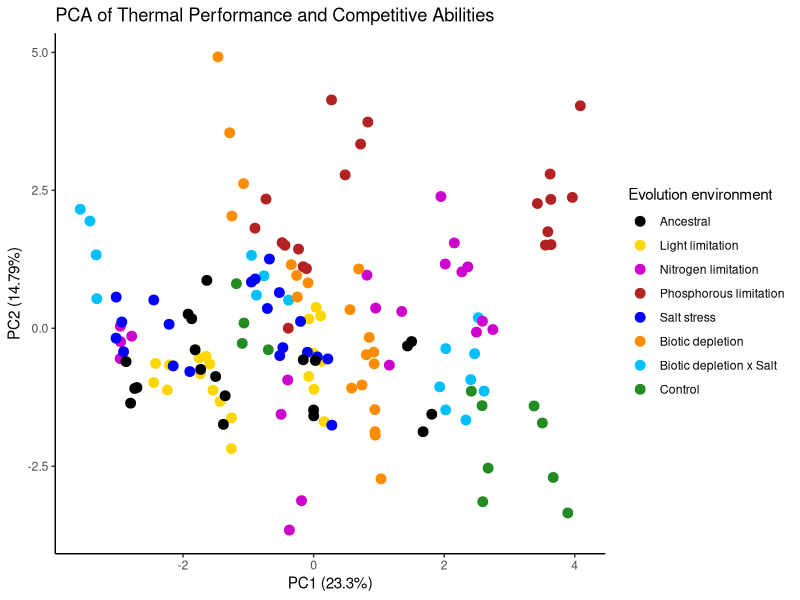
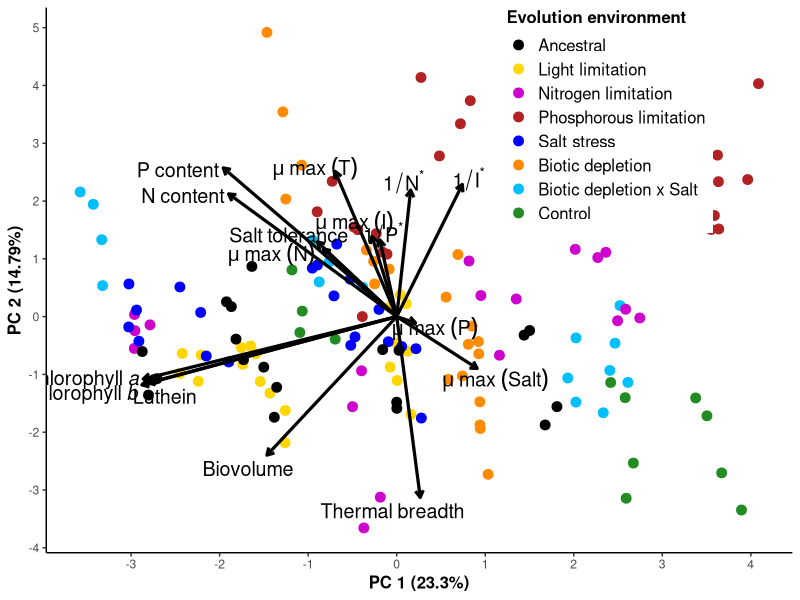
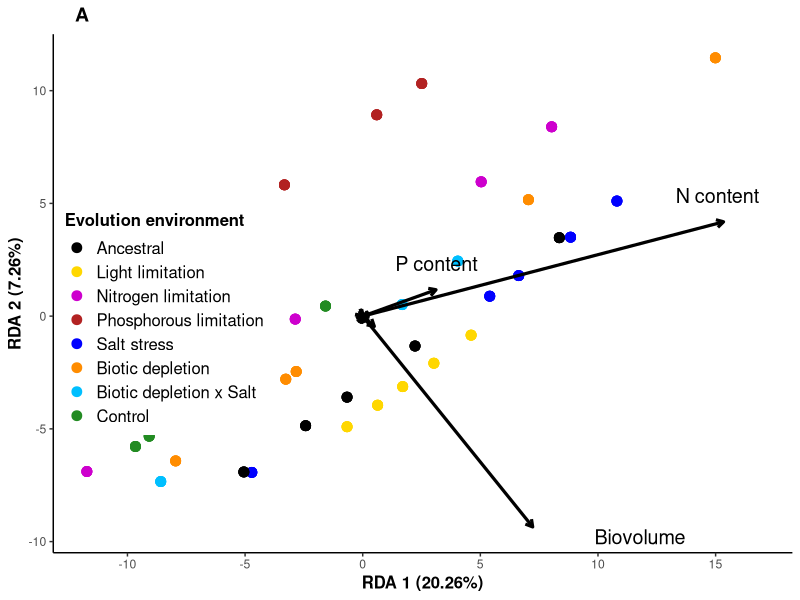
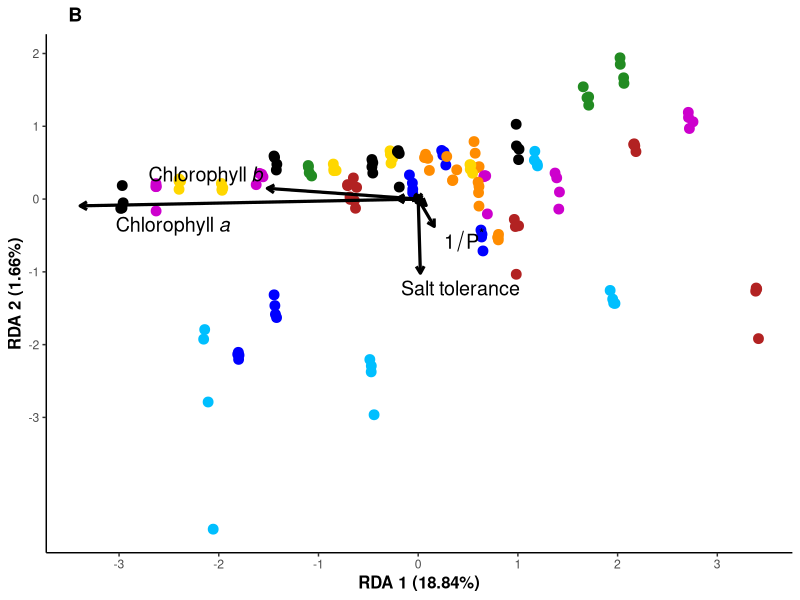
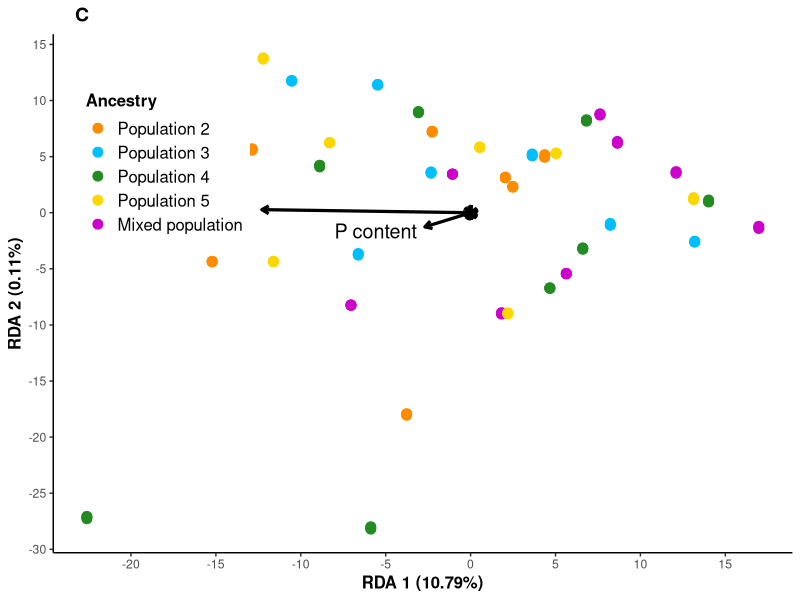
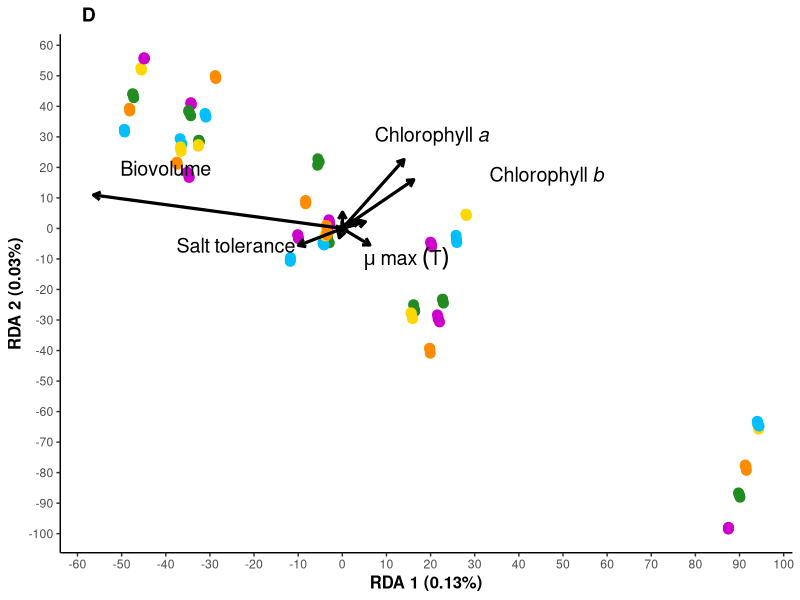
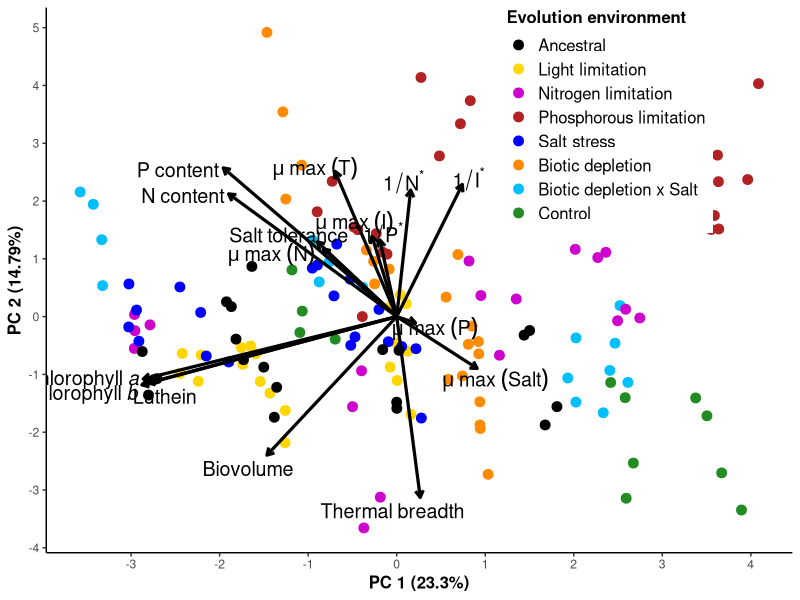

These charts were generated, in order, by the following R code: (Note: this script raises an error after producing the figures.)
# Jason R Laurich

# October 7th, 2025

# OK re-doing the PCA data with our expanded dataset (148 replicates instead of 37 populations)

# Packages & functions ----------------------------------------------------

library(tidyverse)
library(vegan)  # For PCA

# Load & examine the data -------------------------------------------------

df <- read.csv("data-processed/53_summary_table.csv") # Summary file
str(df)
head(df)

df$Evol.plt <- factor(df$Evol, 
                      levels = c("none", "L", "N", "P", "S", "B", "BS", "C"),
                      labels = c("Ancestral",
                                 "Light limitation",
                                 "Nitrogen limitation", 
                                 "Phosphorous limitation", 
                                 "Salt stress", 
                                 "Biotic depletion", 
                                 "Biotic depletion x Salt", 
                                 "Control"))

df$Anc.plt <- factor(df$Anc, 
                     levels = c("anc2", "anc3", "anc4", "anc5", "cc1690"),
                     labels = c("Population 2", 
                                "Population 3", 
                                "Population 4", 
                                "Population 5", 
                                "Mixed population"))

# Run the PCA and RDAs ----------------------------------------------------

df.pca <- df %>% select(T.br, T.µ.max, I.comp, I.µ.max, N.comp, N.µ.max, P.comp, P.µ.max, S.µ.max, 
                        S.c, chl.a, chl.b, luthein, mean.N.µg.l, mean.P.µg.l, bio.vol, Evol.plt) # Prepare the data: selecting only the relevant columns
df.pca

evol.pca <- df.pca$Evol.plt

df.pca <- df.pca %>% select(-Evol.plt)

pca.result <- prcomp(df.pca, center = TRUE, scale. = TRUE) # Perform PCA
pca.result

sdev <- pca.result$sdev  

sdev %>%
  { .^2 / sum(.^2) } %>%
  print() 

df.pca.res <- data.frame(pca.result$x, evol.pca)  # Add grouping factor
colnames(df.pca.res) <- c("PC1", "PC2", "PC3", "PC4", "PC5", "PC6", "PC7", "PC8", "PC9", 
                          "PC10", "PC11", "PC12", "PC13", "PC14", "PC15", "PC16", "Evolution")

PCA <- ggplot(df.pca.res, aes(x = PC1, y = PC2, color = evol.pca)) +  # PCA biplot visualization
  geom_point(size = 3) +
  theme_classic() +
  labs(x = paste("PC1 (", round(pca.result$sdev[1]^2 / sum(pca.result$sdev^2) * 100, 2), "%)", sep = ""),
       y = paste("PC2 (", round(pca.result$sdev[2]^2 / sum(pca.result$sdev^2) * 100, 2), "%)", sep = ""),
       title = "PCA of Thermal Performance and Competitive Abilities") +
  scale_color_manual(
    name = "Evolution environment",  # Update the legend title
    values = c("Biotic depletion" = "darkorange",
               "Biotic depletion x Salt" = "deepskyblue1",
               "Control" = "forestgreen",
               "Light limitation" = "gold",
               "Nitrogen limitation" = "magenta3",
               "Ancestral" = "black",
               "Phosphorous limitation" = "firebrick",  
               "Salt stress" = "blue")
  )

PCA

loadings <- as.data.frame(pca.result$rotation) # Extract PCA loadings (rotation matrix)

loadings$PC1 <- loadings$PC1 * max(abs(df.pca.res$PC1)) # Scale loadings to fit within the PCA plot (can adjust scaling factor)
loadings$PC2 <- loadings$PC2 * max(abs(df.pca.res$PC2))

loadings$PC1 <- loadings$PC1 * 1.5
loadings$PC2 <- loadings$PC2 * 1.5

loadings$variable <- rownames(loadings) # Add variable names for annotation

loadings$metric <- factor(loadings$variable, 
                          levels = c("T.br", "T.µ.max","I.comp", "I.µ.max", "N.comp", "N.µ.max",
                                     "P.comp", "P.µ.max", "S.µ.max", "S.c", "chl.a", "chl.b", "luthein",
                                     "mean.N.µg.l", "mean.P.µg.l", "bio.vol"),
                          labels = c("Thermal~breadth",
                                     "mu~max~(T)", 
                                     "1/I^\"*\"", 
                                     "mu~max~(I)",
                                     "1/N^\"*\"", 
                                     "mu~max~(N)",
                                     "1/P^\"*\"", 
                                     "mu~max~(P)", 
                                     "mu~max~(Salt)", 
                                     "Salt~tolerance",
                                     "Chlorophyll~italic(a)",
                                     "Chlorophyll~italic(b)",
                                     "Luthein", 
                                     "N~content",
                                     "P~content",
                                     "Biovolume"))

adjust.x <- c(0.5, 0.25, 0.25, 0.15, 0.15, -0.1, 0.35, 0.7, 0.8, 0.35, -0.05, -0.05, 0.55, -0.05, -0.05, 0.3) # adjustments for each label
adjust.y <- c(-0.1, 0.25, 0.30, 0.5, 0.35, 0.1, 0.25, 0.1, 0, 0.25, 0.15, 0, -0.1, 0.10, 0.10, -0.1)

loadings$var.x <- loadings$PC1 + adjust.x # Need to manually space out labels here. 
loadings$var.y <- loadings$PC2 + adjust.y

# Create PCA plot with arrows
pca_plot_arrows <- ggplot(df.pca.res, aes(x = PC1, y = PC2, color = Evolution)) +
  geom_point(size = 3) +
  theme_classic() +
  labs(x = paste("PC 1 (", round(pca.result$sdev[1]^2 / sum(pca.result$sdev^2) * 100, 2), "%)", sep = ""),
       y = paste("PC 2 (", round(pca.result$sdev[2]^2 / sum(pca.result$sdev^2) * 100, 2), "%)", sep = "")) +
  scale_color_manual(
    name = "Evolution environment",  # Update the legend title
    values = c("Biotic depletion" = "darkorange",
               "Biotic depletion x Salt" = "deepskyblue1",
               "Control" = "forestgreen",
               "Light limitation" = "gold",
               "Nitrogen limitation" = "magenta3",
               "Ancestral" = "black",
               "Phosphorous limitation" = "firebrick",  
               "Salt stress" = "blue")
  ) + 
  
  geom_segment(data = loadings, aes(x = 0, y = 0, xend = PC1, yend = PC2),
               arrow = arrow(length = unit(0.2, "cm")), color = "black", size= 1.1) + # Add arrows for variable contributions
  scale_x_continuous(breaks = seq(-5, 5, by = 1)) +
  scale_y_continuous(breaks = seq(-5, 7, by = 1)) +
  
  geom_text(data = loadings, aes(x = var.x, y = var.y, label = metric),
            vjust = 1, hjust = 1,  color = "black", size = 5, parse = T) + # Add variable names to the plot
  
  theme(legend.position = c(0.75, 0.8),
        legend.title = element_text(size = 12, face = "bold"),
        legend.text  = element_text(size = 12, face = "plain"),
        axis.title.x = element_text(size = 12, face = "bold"),
        axis.title.y = element_text(size = 12, face = "bold")) 

pca_plot_arrows

ggsave("figures/40_fig2_PCA.jpeg", pca_plot_arrows, width = 12, height = 9)

###### Evolutionary history RDA #######

response_vars <- df.pca
explanatory_vars <- model.matrix(~ evol.pca)[, -1]  # Remove intercept

rda_result_evol <- rda(response_vars ~ ., data = as.data.frame(explanatory_vars)) # run the RDA
summary(rda_result_evol)
sum(summary(rda_result_evol)$cont$importance[2, 1:rda_result_evol$CCA$rank]) # with biovolume, P and N, evolutionary environment explains 27.64336% of the variation

rda_var_explained <- summary(rda_result_evol)$cont$importance["Proportion Explained", 1:2] * 100

rda_sites_evol <- as.data.frame(scores(rda_result_evol, display = "sites")) # Extract RDA site scores (sample coordinates)

rda_species_evol <- as.data.frame(scores(rda_result_evol, display = "species")) # Extract RDA species (trait arrows)

rda_constraints_evol <- as.data.frame(scores(rda_result_evol, display = "bp")) # Extract explanatory variable centroids (e.g., treatment centroids)

rda_sites_evol$Evolution <- evol.pca # Add the evolutionary treatment labels to the site scores

rda_constraints_evol$label <- rownames(rda_constraints_evol) # Assign readable labels

rda_species_evol$metric <- factor(rownames(rda_species_evol), 
                                  levels = c("T.br", "T.µ.max","I.comp", "I.µ.max", "N.comp", "N.µ.max",
                                             "P.comp", "P.µ.max", "S.µ.max", "S.c", "chl.a", "chl.b", "luthein",
                                             "mean.N.µg.l", "mean.P.µg.l", "bio.vol"),
                                  labels = c(" ", 
                                             " ", 
                                             " ", 
                                             " ", 
                                             " ", 
                                             " ",
                                             " ", 
                                             " ", 
                                             " ", 
                                             " ",
                                             " ",
                                             " ",
                                             " ", 
                                             "N~content",
                                             "P~content",
                                             "Biovolume")) # Only biovolume, N and P content can really be made out on this plot

adjust.x.rda1 <- c(0, 0, 0, 0, 0, 0, 0, 0, 0, 0, 0, 0, 0, 1.5, 1.75, 6.5) # adjustments for each label
adjust.y.rda1 <- c(0, 0, 0, 0, 0, 0, 0, 0, 0, 0, 0, 0, 0, 1.5, 1.5, -0.1)

rda_species_evol$var.x <- rda_species_evol$RDA1 + adjust.x.rda1 # Need to manually space out labels here. 
rda_species_evol$var.y <- rda_species_evol$RDA2 + adjust.y.rda1

# Create evolutionary environment RDA plot with arrows
rda_evol_plot_arrows <- ggplot(rda_sites_evol, aes(x = RDA1, y = RDA2, color = Evolution)) +
  geom_point(size = 3) +
  theme_classic() +
  labs(x = paste0("RDA 1 (", round(rda_var_explained[1], 2), "%)"),
       y = paste0("RDA 2 (", round(rda_var_explained[2], 2), "%)"),
       title = "A") +
  
  scale_color_manual(
    name = "Evolution environment",  # Update the legend title
    values = c("Biotic depletion" = "darkorange",
               "Biotic depletion x Salt" = "deepskyblue1",
               "Control" = "forestgreen",
               "Light limitation" = "gold",
               "Nitrogen limitation" = "magenta3",
               "Ancestral" = "black",
               "Phosphorous limitation" = "firebrick",  
               "Salt stress" = "blue")
  ) +
  
  geom_segment(data = rda_species_evol, aes(x = 0, y = 0, xend = RDA1, yend = RDA2),
               arrow = arrow(length = unit(0.2, "cm")), color = "black", size= 1.1) +
  scale_x_continuous(breaks = seq(-20, 25, by = 5)) +
  scale_y_continuous(breaks = seq(-20, 40, by = 5)) + # Add arrows for variable contributions
  
  
  geom_text(data = rda_species_evol, aes(x = var.x, y = var.y, label = metric),
            vjust = 1, hjust = 1, color = "black", size = 5, parse = T) + # Add variable names to the plot
  
  theme(legend.position= c(0.15, 0.45),
        legend.title = element_text(size = 12, face = "bold"),
        legend.text  = element_text(size = 12, face = "plain"),
        axis.title.x = element_text(size = 12, face = "bold"),
        axis.title.y = element_text(size = 12, face = "bold"),
        plot.title = element_text(size = 14, face = "bold", hjust = 0.03)) 

rda_evol_plot_arrows # Biovolume, N and P content is skewing everything. 

df.pca1 <- df.pca %>% 
  select(-mean.N.µg.l, -mean.P.µg.l, -bio.vol)

response_vars <- df.pca1
explanatory_vars <- model.matrix(~ evol.pca)[, -1]  # Remove intercept

rda_result_evol <- rda(response_vars ~ ., data = as.data.frame(explanatory_vars)) # run the RDA
summary(rda_result_evol) 
sum(summary(rda_result_evol)$cont$importance[2, 1:rda_result_evol$CCA$rank]) # without biovolume, P and N, evolutionary environment explains 21.23473% of the variation

rda_sites_evol <- as.data.frame(scores(rda_result_evol, display = "sites")) # Extract RDA site scores (sample coordinates)

rda_species_evol <- as.data.frame(scores(rda_result_evol, display = "species")) # Extract RDA species (trait arrows)

rda_constraints_evol <- as.data.frame(scores(rda_result_evol, display = "bp")) # Extract explanatory variable centroids (e.g., treatment centroids)

rda_sites_evol$Evolution <- evol.pca # Add the evolutionary treatment labels to the site scores

rda_constraints_evol$label <- rownames(rda_constraints_evol) # Assign readable labels for centroids

rda_species_evol$metric <- factor(rownames(rda_species_evol), 
                                  levels = c("T.br", "T.µ.max","I.comp", "I.µ.max", "N.comp", "N.µ.max",
                                             "P.comp", "P.µ.max", "S.µ.max", "S.c", "chl.a", "chl.b", "luthein"),
                                  labels = c(" ", 
                                             " ", 
                                             " ", 
                                             " ", 
                                             " ", 
                                             " ",
                                             "1/P^\"*\"", 
                                             " ", 
                                             " ", 
                                             "Salt~tolerance",
                                             "Chlorophyll~italic(a)",
                                             "Chlorophyll~italic(b)",
                                             " "))

adjust.x.rda1 <- c(0, 0, 0, 0, 0, 0, 0.5, 0, 0, 1, 1.5, -0.05, 0) # adjustments for each label
adjust.y.rda1 <- c(0, 0, 0, 0, 0, 0, -0.025, 0, 0, -0.1, -0.15, 0.3, 0)

rda_species_evol$var.x <- rda_species_evol$RDA1 + adjust.x.rda1 # Need to manually space out labels here. 
rda_species_evol$var.y <- rda_species_evol$RDA2 + adjust.y.rda1

# Create evolutionary environment RDA plot with arrows
rda_evol_plot_arrows_no_NP <- ggplot(rda_sites_evol, aes(x = RDA1, y = RDA2, color = Evolution)) +
  geom_point(size = 3) +
  theme_classic() +
  labs(x = paste("RDA 1 (", round(summary(rda_result_evol)$cont$importance[2, 1] * 100, 2), "%)", sep = ""),
       y = paste("RDA 2 (", round(summary(rda_result_evol)$cont$importance[2, 2] * 100, 2), "%)", sep = ""),
       title = "B") +
  scale_color_manual(
    name = "Evolution environment",  # Update the legend title
    values = c("Biotic depletion" = "darkorange",
               "Biotic depletion x Salt" = "deepskyblue1",
               "Control" = "forestgreen",
               "Light limitation" = "gold",
               "Nitrogen limitation" = "magenta3",
               "Ancestral" = "black",
               "Phosphorous limitation" = "firebrick",  
               "Salt stress" = "blue")
  ) +  # Use your custom colors
  # Add arrows for variable contributions
  geom_segment(data = rda_species_evol, aes(x = 0, y = 0, xend = RDA1, yend = RDA2),
               arrow = arrow(length = unit(0.2, "cm")), color = "black", size= 1.1) +
  scale_x_continuous(breaks = seq(-5, 6, by = 1)) +
  scale_y_continuous(breaks = seq(-3, 5, by = 1)) +
  # Add variable names to the plot
  geom_text(data = rda_species_evol, aes(x = var.x, y = var.y, label = metric),
            vjust = 1, hjust = 1, color = "black", size = 5, parse = T) +
  theme(legend.position = "none",
        axis.title.x = element_text(size = 12, face = "bold"),
        axis.title.y = element_text(size = 12, face = "bold"),
        plot.title = element_text(size = 14, face = "bold", hjust = 0.03))

rda_evol_plot_arrows_no_NP

###### Ancestry RDA ######

df.pca2 <- df %>% select(T.br, T.µ.max, I.comp, I.µ.max, N.comp, N.µ.max, P.comp, P.µ.max, S.µ.max, 
                         S.c, chl.a, chl.b, luthein, mean.N.µg.l, mean.P.µg.l, bio.vol, Anc.plt) # Prepare the data: selecting only the relevant columns
df.pca2

anc.pca <- df.pca2$Anc.plt

df.pca2 <- df.pca2 %>% select(-Anc.plt)

response_vars <- df.pca2

explanatory_vars <- model.matrix(~ anc.pca)[, -1]  # Remove intercept

rda_result_anc <- rda(response_vars ~ ., data = as.data.frame(explanatory_vars)) # run the RDA
summary(rda_result_anc)
sum(summary(rda_result_anc)$cont$importance[2, 1:rda_result_anc$CCA$rank]) # with biovolume, P and N, ancestry explains 10.91467% of the variation

rda_sites_anc <- as.data.frame(scores(rda_result_anc, display = "sites")) # Extract RDA site scores (sample coordinates)

rda_species_anc <- as.data.frame(scores(rda_result_anc, display = "species")) # Extract RDA species (trait arrows)

rda_constraints_anc <- as.data.frame(scores(rda_result_anc, display = "bp")) # Extract explanatory variable centroids (e.g., treatment centroids)

rda_sites_anc$Ancestry <- anc.pca # Add the evolutionary treatment labels to the site scores

rda_constraints_anc$label <- rownames(rda_constraints_anc) # Assign readable labels for centroids

rda_species_anc$metric <- factor(rownames(rda_species_anc), 
                                 levels = c("T.br", "T.µ.max","I.comp", "I.µ.max", "N.comp", "N.µ.max",
                                            "P.comp", "P.µ.max", "S.µ.max", "S.c", "chl.a", "chl.b", "luthein",
                                            "mean.N.µg.l", "mean.P.µg.l", "bio.vol"),
                                 labels = c(" ", 
                                            " ", 
                                            " ", 
                                            " ", 
                                            " ", 
                                            " ",
                                            " ", 
                                            " ", 
                                            " ", 
                                            " ",
                                            " ",
                                            " ",
                                            " ", 
                                            "N~content",
                                            "P~content",
                                            " "))

adjust.x.rda2 <- c(0, 0, 0, 0, 0, 0, 0, 0, 0, 0, 0, 0, 0, -1, -0.5, 0) # adjustments for each label
adjust.y.rda2 <- c(0, 0, 0, 0, 0, 0, 0, 0, 0, 0, 0, 0, 0, 1, 0.3, 0)

rda_species_anc$var.x <- rda_species_anc$RDA1 + adjust.x.rda2 # Need to manually space out labels here. 
rda_species_anc$var.y <- rda_species_anc$RDA2 + adjust.y.rda2

# Create evolutionary environment RDA plot with arrows
rda_anc_plot_arrows <- ggplot(rda_sites_anc, aes(x = RDA1, y = RDA2, color = Ancestry)) +
  geom_point(size = 3) +
  theme_classic() +
  labs(x = paste("RDA 1 (", round(summary(rda_result_anc)$cont$importance[2, 1] * 100, 2), "%)", sep = ""),
       y = paste("RDA 2 (", round(summary(rda_result_anc)$cont$importance[2, 2] * 100, 2), "%)", sep = ""),
       title = "C") +
  scale_color_manual(
    name = "Ancestry",  # Update the legend title
    values = c("Population 2" = "darkorange",
               "Population 3" = "deepskyblue1",
               "Population 4" = "forestgreen",
               "Population 5" = "gold",
               "Mixed population" = "magenta3")
  ) +  # Use custom colors
  # Add arrows for variable contributions
  geom_segment(data = rda_species_anc, aes(x = 0, y = 0, xend = RDA1, yend = RDA2),
               arrow = arrow(length = unit(0.2, "cm")), color = "black", size= 1.1) +
  scale_x_continuous(breaks = seq(-35, 25, by = 5)) +
  scale_y_continuous(breaks = seq(-35, 20, by = 5)) +
  # Add variable names to the plot
  geom_text(data = rda_species_anc, aes(x = var.x, y = var.y, label = metric),
            vjust = 1, hjust = 1, color = "black", size = 5, parse = T) +
  theme(legend.position= c(0.15, 0.75),
        legend.title = element_text(size = 12, face = "bold"),
        legend.text  = element_text(size = 12, face = "plain"),
        axis.title.x = element_text(size = 12, face = "bold"),
        axis.title.y = element_text(size = 12, face = "bold"),
        plot.title = element_text(size = 14, face = "bold", hjust = 0.03))

rda_anc_plot_arrows # Again, N and P are skewing everything

df.pca3 <- df.pca2 %>% 
  select(-mean.N.µg.l, -mean.P.µg.l)

df.pca3

response_vars <- df.pca3

explanatory_vars <- model.matrix(~ anc.pca)[, -1]  # Remove intercept

rda_result_anc <- rda(response_vars ~ ., data = as.data.frame(explanatory_vars)) # run the RDA
summary(rda_result_anc)
sum(summary(rda_result_anc)$cont$importance[2, 1:rda_result_anc$CCA$rank]) # without P and N, ancestry explains 0.1702464% of the variation

rda_sites_anc <- as.data.frame(scores(rda_result_anc, display = "sites")) # Extract RDA site scores (sample coordinates)

rda_species_anc <- as.data.frame(scores(rda_result_anc, display = "species")) # Extract RDA species (trait arrows)

rda_constraints_anc <- as.data.frame(scores(rda_result_anc, display = "bp")) # Extract explanatory variable centroids (e.g., treatment centroids)

rda_sites_anc$Ancestry <- anc.pca # Add the evolutionary treatment labels to the site scores

rda_constraints_anc$label <- rownames(rda_constraints_anc) # Assign readable labels for centroids

rda_species_anc$metric <- factor(rownames(rda_species_anc), 
                                 levels = c("T.br", "T.µ.max","I.comp", "I.µ.max", "N.comp", "N.µ.max",
                                            "P.comp", "P.µ.max", "S.µ.max", "S.c", "chl.a", "chl.b", "luthein", "bio.vol"),
                                 labels = c("", 
                                            "mu~max~(T)", 
                                            " ", 
                                            " ", 
                                            " ", 
                                            " ",
                                            " ", 
                                            " ", 
                                            " ", 
                                            "Salt~tolerance",
                                            "Chlorophyll~italic(a)",
                                            "Chlorophyll~italic(b)",
                                            " ",
                                            "Biovolume"))

adjust.x.rda2 <- c(3, 24, 0, 0, 0, 0, 0, 0, 18, -10.5, 33, 59, 0, -29) # adjustments for each label
adjust.y.rda2 <- c(10, -6, 0, 0, 0, 0, -0, 0, 5, -3, 33, 20, 0, 22)

rda_species_anc$var.x <- rda_species_anc$RDA1 + adjust.x.rda2 # Need to manually space out labels here. 
rda_species_anc$var.y <- rda_species_anc$RDA2 + adjust.y.rda2

# Create evolutionary environment RDA plot with arrows
rda_anc_plot_arrows_no_NP <- ggplot(rda_sites_anc, aes(x = RDA1, y = RDA2, color = Ancestry)) +
  geom_point(size = 3) +
  theme_classic() +
  labs(x = paste("RDA 1 (", round(summary(rda_result_anc)$cont$importance[2, 1] * 100, 2), "%)", sep = ""),
       y = paste("RDA 2 (", round(summary(rda_result_anc)$cont$importance[2, 2] * 100, 2), "%)", sep = ""),
       title = "D") +
  scale_color_manual(
    name = "Ancestry",  # Update the legend title
    values = c("Population 2" = "darkorange",
               "Population 3" = "deepskyblue1",
               "Population 4" = "forestgreen",
               "Population 5" = "gold",
               "Mixed population" = "magenta3")
  ) +  # Use custom colors
  # Add arrows for variable contributions
  geom_segment(data = rda_species_anc, aes(x = 0, y = 0, xend = RDA1*80, yend = RDA2*80),
               arrow = arrow(length = unit(0.2, "cm")), color = "black", size= 1.1) +
  scale_x_continuous(breaks = seq(-60, 100, by = 10)) +
  scale_y_continuous(breaks = seq(-100, 60, by = 10)) +
  # Add variable names to the plot
  geom_text(data = rda_species_anc, aes(x = var.x, y = var.y, label = metric),
            vjust = 1, hjust = 1, color = "black", size = 5, parse = T) +
  theme(legend.position = "none",
        axis.title.x = element_text(size = 12, face = "bold"),
        axis.title.y = element_text(size = 12, face = "bold"),
        plot.title = element_text(size = 14, face = "bold", hjust = 0.03))

rda_anc_plot_arrows_no_NP 

# Compile the supplemental figure -----------------------------------------

df.evol.dummy.leg <- data.frame( # dummy df for making an extractable legend
  RDA1 = rep(0, 8),
  RDA2 = rep(0, 8),
  Evolution = factor(c("Biotic depletion", "Biotic depletion x Salt", "Control",
                       "Light limitation", "Nitrogen limitation", "Ancestral",
                       "Phosphorous limitation", "Salt stress"))
)

legend_evol <- ggplot(df.evol.dummy.leg, aes(x = RDA1, y = RDA2, color = Evolution)) +
  geom_point() +
  scale_color_manual(
    name = "Evolution environment",
    values = c("Biotic depletion" = "darkorange",
               "Biotic depletion x Salt" = "deepskyblue1",
               "Control" = "forestgreen",
               "Light limitation" = "gold",
               "Nitrogen limitation" = "magenta3",
               "Ancestral" = "black",
               "Phosphorous limitation" = "firebrick",  
               "Salt stress" = "blue")
  ) +
  theme_void() +
  theme(legend.position = "right",
        legend.title = element_text(size = 12, face = "bold"),
        legend.text  = element_text(size = 12, face = "plain"))

evol_legend <- get_legend(legend_evol)

df.anc.dummy.leg <- data.frame( # dummy df for making an extractable legend
  RDA1 = rep(0, 5),
  RDA2 = rep(0, 5),
  Ancestry = factor(c("Population 2", "Population 3", "Population 4",
                      "Population 5", "Mixed population"))
)

legend_anc <- ggplot(df.anc.dummy.leg, aes(x = RDA1, y = RDA2, color = Ancestry)) +
  geom_point() +
  scale_color_manual(
    name = "Ancestry",
    values = c("Population 2" = "darkorange",
               "Population 3" = "deepskyblue1",
               "Population 4" = "forestgreen",
               "Population 5" = "gold",
               "Mixed population" = "magenta3")
  ) +
  theme_void() +
  theme(legend.position = "right",
        legend.title = element_text(size = 12, face = "bold"),
        legend.text  = element_text(size = 12, face = "plain"))

anc_legend <- get_legend(legend_anc)

rda_evol_plot_arrows <- rda_evol_plot_arrows + theme(legend.position = "none")
rda_anc_plot_arrows <- rda_anc_plot_arrows + theme(legend.position = "none")

rdas <- plot_grid(rda_evol_plot_arrows, rda_evol_plot_arrows_no_NP, evol_legend, rda_anc_plot_arrows, rda_anc_plot_arrows_no_NP, anc_legend,
                  align= 'hv',
                  nrow = 2)

ggsave("figures/41_supp_fig2_rdas.jpeg", rdas, width = 16, height = 8) # PDF was rendering weird
